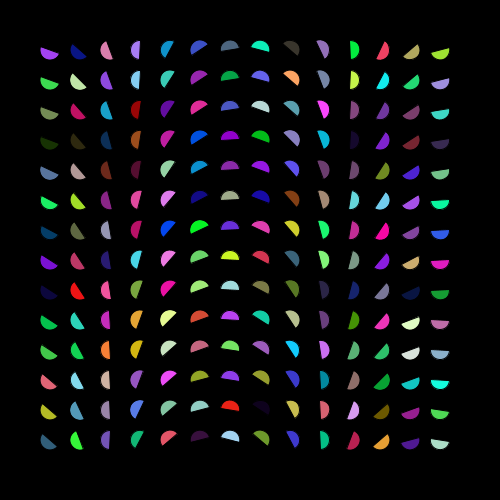
Frame 1 (no input)
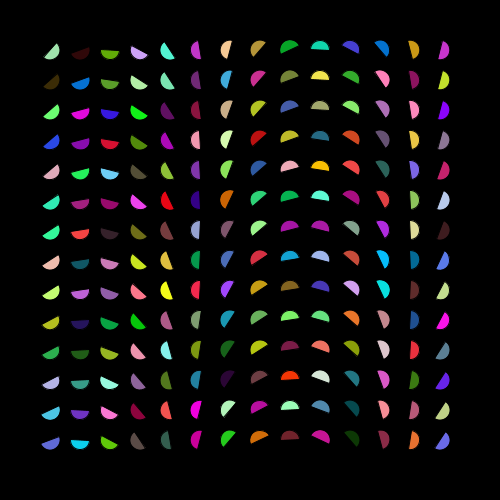
Frame 60 (the mouse pressed at the canvas centre just before this capture)
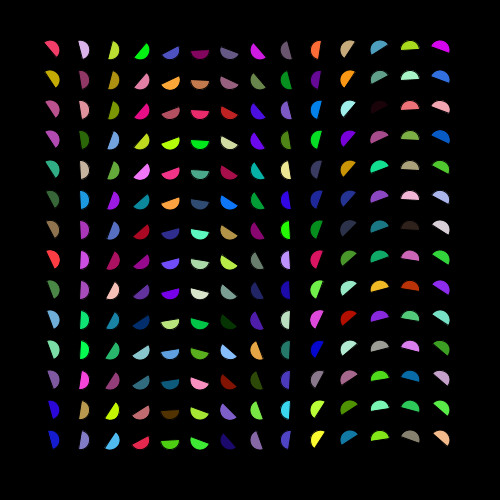
Frame 120 (the mouse held since frame 60 and released just before this capture)

The Processing sketch that drew these frames (run headless with seeded random() and noise(); from frame 60 on, the mouse is pressed at the canvas centre):

// Processing sketch: processing_130429
// ── processing_130429.pde


int xInc = 30;
int yInc = 30;
float diameter = 40; 
float angle = 0;
float y1 = 0;
float x1 = 0;
float deg = 0;
float v = .1;


void setup()
{
size(500,500);
background(0);
}

void draw()
{
  background(0);
for ( int x = 50; x < 450; x += xInc){
//  y1 = 10 + (cos(angle) * diameter/2) + diameter/2;
//x1 = 10 + (sin(angle) * diameter/2) + diameter/2;
for (int y = 50; y < 450; y += yInc){
  fill(random(255), random(255), random(255));
//deg = deg + 1;
//rotate(radians(deg));
arc(x, y, 20, 20, v * PI, (1 + v)* PI, CHORD);
v = v+ .01;
//arc(x + x1, y + y1, 20 + x1, 20 + y1, 0, PI, CHORD);
//angle += 0.02;
}
}
}
